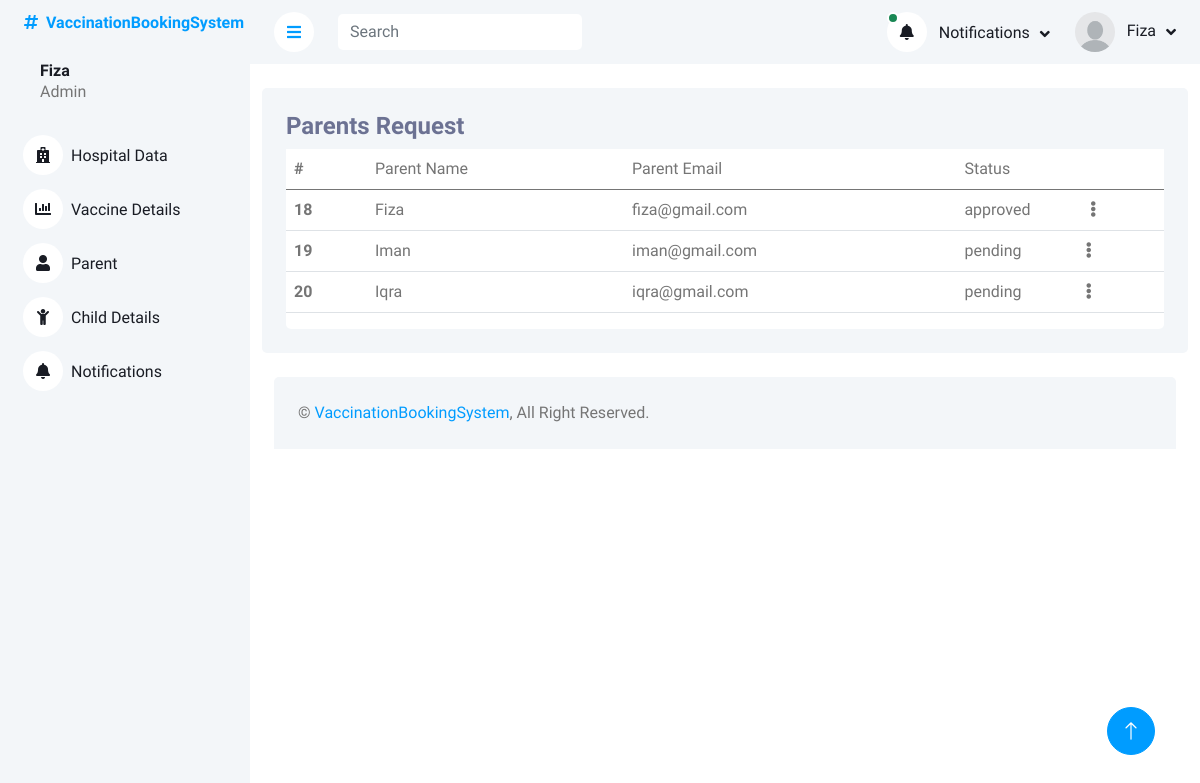
The app's page /eProject/parentRequest.php (signed in) with its own data.
### tables this page shows
CREATE TABLE `parent_login` (
  `parentID` int(11) NOT NULL,
  `parentName` varchar(250) NOT NULL,
  `parentEmail` varchar(250) NOT NULL,
  `parentPassword` varchar(250) NOT NULL,
  `parentStatus` enum('pending','approved','rejected') NOT NULL DEFAULT 'pending',
  `image` varchar(225) DEFAULT 'user.jpg'
);

### eProject/parentRequest.php (the view, shortened to what this page needs)
<?php
include_once('header_admin.php')
    ?>
<div class="container pt-4">
    <div class="bg-light rounded p-4">
        <div class="row">
            <div class="col-12">
                <div class="bg-white rounded h-100 ">
                    <div class="d-flex bg-light justify-content-between">
                        <h4>Parents Request</h4>
                    </div>
                    <div class="table-responsive bg- ">
                        <table class="table">
                            <thead>
                                <tr>
                                    <th scope="col">#</th>
                                    <td>Parent Name</td>
                                    <td>Parent Email</td>
                                    <td>Status</td>
                                </tr>
                            </thead>
                            <tbody>
                                <?php
                                $query = $pdo->query("SELECT * from parent_login");
                                $result = $query->fetchAll(PDO::FETCH_ASSOC);
                                foreach ($result as $row) {
                                    ?>
                                    <tr class="tr-row">
                                        <th scope="row" class="id-column">
                                            <?php echo $row['parentID'] ?>
                                        </th>
                                        <td>
                                            <?php echo $row['parentName'] ?>
                                        </td>
                                        <td>
                                            <?php echo $row['parentEmail'] ?>
                                        </td>
                                        <td class="d-flex">
                                            <?php echo $row['parentStatus'] ?>
                                            <div class="mx-auto">
                                                <i class="fa fa-ellipsis-v" data-bs-toggle="dropdown" aria-expanded="false"
                                                    id="dropdownMenuButton" aria-haspopup="true" aria-expanded="false"></i>
                                            </div>
                                        </td>
                                    </tr>
                                    <?php
                                }
                                ?>
                            </tbody>
                        </table>
                    </div>
                </div>
            </div>
        </div>
    </div>
</div>
<?php
include('footer.php')
    ?>

### eProject/css/style.css (style rules this page uses)
:root { --primary: #009CFF; --light: #F3F6F9; --dark: #191C24; }

### eProject/header_admin.php (style rules this page uses)
h4 { color: #6C7293; }

### records on screen
parent_login: parentID "18", parentName "Fiza", parentEmail "fiza@gmail.com", parentStatus "approved"
parent_login: parentID "19", parentName "Iman", parentEmail "iman@gmail.com", parentStatus "pending"
parent_login: parentID "20", parentName "Iqra", parentEmail "iqra@gmail.com", parentStatus "pending"

### other values on screen
$value['adminName'] "Fiza"
